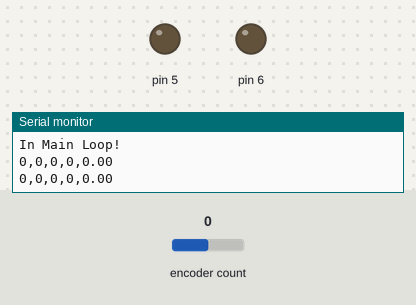
A sketch run on a simulated Arduino Uno, built with avr-gcc and run on an emulated ATmega328P. On the bench: output pins drawn as LEDs (lit = HIGH), the last lines printed to the serial monitor. The test bench sets the inputs (shaded band); at power-on: encoder count 0.

Above: at 1.7 s.
1.8 s: encoder count set to 1
At 2.0 s:
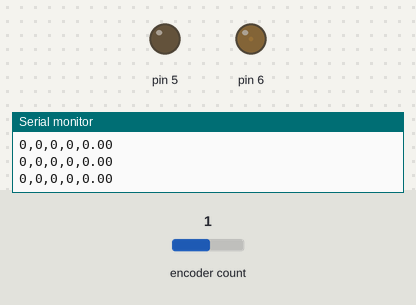
4.8 s: encoder count set to 2
At 7.0 s:
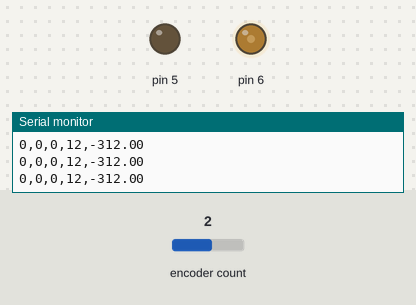
7.8 s: encoder count set to 6
At 11.1 s:
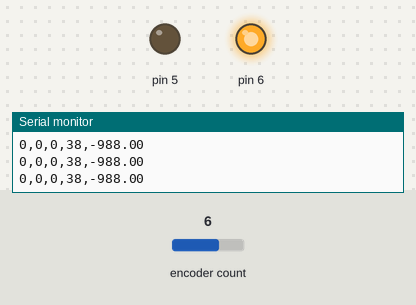
Timing chart, 0 to 12.6 s (numbered marks = the images above; inputs shaded):
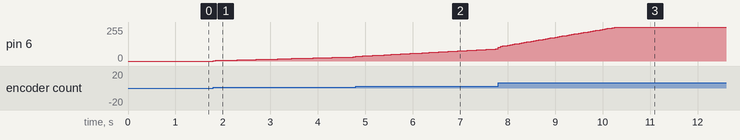

Measured:
- after the input at 1.8 s, pin 6: moves from 0/255 to 31/255 over 3.0 s, starting at once

The sketch:

NANO_REALENCODER_DC.ino
```cpp
/* ========================================
 *
 * DC Motor Encoder
 *
 *
 * This CodeIS PROVIDED "AS IS" AND "WITH ALL FAULTS". EEForEveryone DISCLAIMS ALL OTHER WARRANTIES, EXPRESS OR IMPLIED,
 * INCLUDING BUT NOT LIMITED TO, ANY IMPLIED WARRIENTIS OR MERCHANTABILITY OR FITNESS FOR A PARTICULAR PURPOSE.
 * This code is provided for EDUCATIONAL PURPOSES ONLY.
 * EEforEveryone may make changes to specifications and implementation details at any time, without notice.
 * EEforEveryone does not endorce the software described here as "Safe" or "Suitable" for any particular purpose or application.
 * The design information on any Web Site or Materials is uncontrolled and subject to change without notice.
 * Do not create or finalize a product with this information.
 *
 *
 *
 * ========================================
*/

#include "position_ctrl.h" //include our speed control library


#define ENC_A 2
#define ENC_B 3
#define PPR 48 //Might be 12 or 48?
#define GEAR_RATIO 45 //45 Encoder Revolutions to 1 Output Revolution

#define MOTOR_A 5 //Use 980Hz PWM
#define MOTOR_B 6 //Use 980Hz PWM


position_ctrl MOT(MOTOR_A, MOTOR_B, ENC_B, ENC_A, PPR, GEAR_RATIO);


void setup() {
  // put your setup code here, to run once:
  Serial.begin(115200);

  Serial.println("Boot!\n");
  delay(500);


  //Tune Control Loop:
  //autotune(3.0, 0.25, 4, 7.0, 0.5, 4); //(P_init, P_increment, P_numSteps, I_init, I_increment, I_numSteps)
  //while(1); //WAIT FOREVER

  MOT.SpeedPI(3.25, 8.5); //set PI to best value from autotuning
  MOT.PositionPI(13.0, 0.0); //set PI to best value from autotuning
  MOT.SetMaxAccel(100); //set accel to 100 rot/s^2
  MOT.SetTgtSpeed(3600); //set target speed to 0.5rps (for wave shaping
  MOT.SetMaxSpeed(7200); //set max speed to 2RPS (4s period)


}

void loop() {
  uint32_t oldMillis = millis();
  uint32_t printMillis = millis();
  uint32_t stepMillis = millis;
  #define STEPINTERVAL 15000

  long thisPOS = 0;

  int counter = 0;
  delay(1000);

  Serial.println("In Main Loop!");

  long thisincrement = 2L;

  while(1){

    if(millis() > oldMillis+50){
      MOT.Run(); //run the control loops!
      oldMillis += 50;
    }


    if(millis() > printMillis+250){ //Export Speed every 250ms
      MOT.printReport();
      printMillis += 500;
    }

    if(millis() > stepMillis+STEPINTERVAL){ //Export Speed every 500ms
      thisPOS = thisPOS - 3600L*thisincrement; //add two rotation
      MOT.Go(thisPOS, POS_RAMPTYPE_TRAP); //go to the specified position, in deg/10 - Trapezoidal Ramp  POS_RAMPTYPE_TRAP

      if(thisincrement == 2L){
        thisincrement = -2L;
      }else{
        thisincrement = 2L;
      }

      stepMillis += STEPINTERVAL;
    }


  }

}

void autotune(float P_Start, float P_step, uint8_t P_numSteps, float I_Start, float I_step, uint8_t I_numSteps){

  float P_Stop = P_Start + (P_step * P_numSteps); //stop value for P
  float I_Stop = I_Start + (I_step * I_numSteps); //stop value for I

  float     top5_I[5]   = {0,0,0,0,0};
  float     top5_P[5]   = {0,0,0,0,0};
  uint16_t  top5_ST[5]  = {10000,10000,10000,10000,10000};
  uint16_t  top5_ER[5]  = {10000,10000,10000,10000,10000};
  uint8_t top5_index = 0;

  for(  float PP = P_Start; PP < P_Stop; PP = PP+P_step ){ //Loop around P Values
    for(float II = I_Start; II < I_Stop; II = II+I_step ){ //Loop I Values Inside P Values
      Serial.print("\nTuning Speed CTRL with P=");Serial.print(PP);Serial.print(" and I=");Serial.print(II);Serial.println("... ");
      uint32_t result = MOT.TunePI_speed(PP, II, 50); //Attempt Unit Step Response with Provided I, and P. Returns Quality Factor. (Upper 16 = mag. overshoot; lower 16 = response time)

      uint16_t maxError = (result >> 16); //upper 16 are max error
      uint16_t settlingTime = (result & 0x0000FFFF); //lower 16 are settling time (in CTRL cycles)

       Serial.print("Settling Time: "); Serial.println(settlingTime);
       Serial.print("MaxError: "); Serial.println(maxError);

        bool Saved = false;
       for(int i = 0; (i<5 && Saved == false); i++){ //check top5 previous results.
        if(settlingTime < top5_ST[i]){ //If settling time is less
          top5_ST[i] = settlingTime;
          top5_ER[i] = maxError;
          top5_I[i] = II;
          top5_P[i] = PP;
          Saved = true;
        }
       }

    }
  }

  //TODO: Collect Array of Best Values, report, set operating parameters appropriately.

  Serial.print("\n\nAdjust motor to desired position. you have 10 seconds.");
  delay(10000);

  Serial.print("===================================\n===SPEED TEST REPORT:\n===================================\n");
  for(int i = 0; i<5; i++){
    Serial.print("Top "); Serial.print(i); Serial.print(" Speed Controller Result\n");
    Serial.print("SETTLE: "); Serial.print(top5_ST[i]); Serial.print(" CTRL Cycles\n");
    Serial.print("ERROR : "); Serial.print(top5_ER[i]); Serial.print(" Deg. per Second\n");
    Serial.print("P Term: "); Serial.print(top5_P[i]); Serial.print(" unitless\n");
    Serial.print("I Term: "); Serial.print(top5_I[i]); Serial.print(" unitless\n\n");


    if(top5_P[i] > 0 || top5_I[i] > 0){
      MOT.SpeedPI(top5_P[i], top5_I[i]); //Set Speed Controller to new COMP VALUES
      //TODO: Tune Position Values
      autotune_position(9.0, 1.0, 7,  0.0, 1.0, 5); //Test Position PI Controller
    }

  }

}


void autotune_position(float P_Start, float P_step, uint8_t P_numSteps, float I_Start, float I_step, uint8_t I_numSteps){
  float P_Stop = P_Start + (P_step * P_numSteps); //stop value for P
  float I_Stop = I_Start + (I_step * I_numSteps); //stop value for I

  float     top5_I[5]   = {0,0,0,0,0};
  float     top5_P[5]   = {0,0,0,0,0};
  uint16_t  top5_ST[5]  = {10000,10000,10000,10000,10000};
  uint16_t  top5_ER[5]  = {10000,10000,10000,10000,10000};
  uint8_t top5_index = 0;

  for(  float PP = P_Start; PP < P_Stop; PP = PP+P_step ){ //Loop around P Values
    for(float II = I_Start; II < I_Stop; II = II+I_step ){ //Loop I Values Inside P Values
      Serial.print("Tuning Position CTRL with P=");Serial.print(PP);Serial.print(" and I=");Serial.print(II);Serial.println("... ");
      uint32_t result = MOT.TunePI_position(PP, II, 50); //Attempt Unit Step Response with Provided I, and P. Returns Quality Factor. (Upper 16 = mag. overshoot; lower 16 = response time)

      uint16_t maxError = (result >> 16); //upper 16 are max error
      uint16_t settlingTime = (result & 0x0000FFFF); //lower 16 are settling time (in CTRL cycles)

       /*Serial.print("Settling Time: "); Serial.println(settlingTime);
       Serial.print("MaxError: "); Serial.println(maxError);*/

        bool Saved = false;
       for(int i = 0; (i<5 && Saved == false); i++){ //check top5 previous results.
        if(settlingTime < top5_ST[i]){ //If settling time is less
          top5_ST[i] = settlingTime;
          top5_ER[i] = maxError;
          top5_I[i] = II;
          top5_P[i] = PP;
          Saved = true;
        }
       }

    }
  }

  //TODO: Collect Array of Best Values, report, set operating parameters appropriately.

  Serial.print("\n\nAdjust motor to desired position. you have 10 seconds.");
  delay(10000);

  Serial.print("===================================\n===POSITION TEST REPORT:\n===================================\n");
  for(int i = 0; i<5; i++){
    Serial.print("Top "); Serial.print(i); Serial.print(" Position Controller Result\n");
    Serial.print("SETTLE: "); Serial.print(top5_ST[i]); Serial.print(" CTRL Cycles\n");
    Serial.print("ERROR : "); Serial.print(top5_ER[i]); Serial.print(" Deg. per Second\n");
    Serial.print("P Term: "); Serial.print(top5_P[i]); Serial.print(" unitless\n");
    Serial.print("I Term: "); Serial.print(top5_I[i]); Serial.print(" unitless\n");
  }
}
```

motor.cpp
```cpp
/* ========================================
 *
 *
 * This CodeIS PROVIDED "AS IS" AND "WITH ALL FAULTS". EEForEveryone DISCLAIMS ALL OTHER WARRANTIES, EXPRESS OR IMPLIED,
 * INCLUDING BUT NOT LIMITED TO, ANY IMPLIED WARRIENTIS OR MERCHANTABILITY OR FITNESS FOR A PARTICULAR PURPOSE.
 * This code is provided for EDUCATIONAL PURPOSES ONLY.
 * EEforEveryone may make changes to specifications and implementation details at any time, without notice.
 * EEforEveryone does not endorce the software described here as "Safe" or "Suitable" for any particular purpose or application.
 * The design information on any Web Site or Materials is uncontrolled and subject to change without notice.
 * Do not create or finalize a product with this information.
 *
 *
 *
 * ========================================
*/

//Motor.CPP - Implements methods for Motor Control
#include "motor.h"

motor::motor(int pinA, int pinB, bool ACTIVESTATE){ //constructor, pass in 2 pwm pins, plus
  pin1 = pinA;
  pin2 = pinB;
  onState = ACTIVESTATE;

  digitalWrite(pin1, !onState); //make sure pins are off before driving
  digitalWrite(pin2, !onState);
  pinMode(pin1, OUTPUT);
  pinMode(pin2, OUTPUT);

  lastspeed = 0;
}

void motor::SetSpeed(int NewSpeed){

  if(NewSpeed > 255){
    NewSpeed = 255;
  }else if(NewSpeed < -255){
    NewSpeed = -255;
  }
  lastspeed = NewSpeed;


  uint8_t thisspeed = 0;

  if(NewSpeed<0){
    thisspeed = NewSpeed * -1; //invert negative value
  }else{
    thisspeed = NewSpeed;
  }

  //COMPENSATE FOR NEGATIVE LOGIC
  if(onState == 0){ //Active LOW PWM
    thisspeed = 255-thisspeed; //Invert PWM command appropriately
  }

  if(NewSpeed<0){
    digitalWrite(pin1, !onState);
    analogWrite(pin2, thisspeed);

  }else{
    digitalWrite(pin2, !onState);
    analogWrite(pin1, thisspeed);
  }

}

int motor::GetSpeed()
{
    return lastspeed;
}
```

motor.h
```cpp
/* ========================================
 *
 *
 * This CodeIS PROVIDED "AS IS" AND "WITH ALL FAULTS". EEForEveryone DISCLAIMS ALL OTHER WARRANTIES, EXPRESS OR IMPLIED,
 * INCLUDING BUT NOT LIMITED TO, ANY IMPLIED WARRIENTIS OR MERCHANTABILITY OR FITNESS FOR A PARTICULAR PURPOSE.
 * This code is provided for EDUCATIONAL PURPOSES ONLY.
 * EEforEveryone may make changes to specifications and implementation details at any time, without notice.
 * EEforEveryone does not endorce the software described here as "Safe" or "Suitable" for any particular purpose or application.
 * The design information on any Web Site or Materials is uncontrolled and subject to change without notice.
 * Do not create or finalize a product with this information.
 *
 *
 *
 * ========================================
*/

// Motor.h - Controls a Motor Speed with 2 PWM outputs

#include "Arduino.h"


// ensure this library description is only included once
#ifndef SRC_MOTOR_H
#define SRC_MOTOR_H

class motor
{
public:
    motor(int pinA, int pinB, bool ACTIVESTATE);
    void SetSpeed(int NewSpeed); //Value from -255 to 255
    int GetSpeed(); //returns last speed setting

private:
  int pin1;
  int pin2;
  bool onState;

  int lastspeed;


};
#endif
```

position_ctrl.h
```cpp
/* ========================================
 *
 *
 * This CodeIS PROVIDED "AS IS" AND "WITH ALL FAULTS". EEForEveryone DISCLAIMS ALL OTHER WARRANTIES, EXPRESS OR IMPLIED,
 * INCLUDING BUT NOT LIMITED TO, ANY IMPLIED WARRIENTIS OR MERCHANTABILITY OR FITNESS FOR A PARTICULAR PURPOSE.
 * This code is provided for EDUCATIONAL PURPOSES ONLY.
 * EEforEveryone may make changes to specifications and implementation details at any time, without notice.
 * EEforEveryone does not endorce the software described here as "Safe" or "Suitable" for any particular purpose or application.
 * The design information on any Web Site or Materials is uncontrolled and subject to change without notice.
 * Do not create or finalize a product with this information.
 *
 *
 *
 * ========================================
*/

// position_ctrl.h - Controls a Motor position

#include "Arduino.h"
#include "speed_ctrl.h" //include speed controller


// ensure this library description is only included once
#ifndef SRC_POS_CTRL_H
#define SRC_POS_CTRL_H

class position_ctrl
{
public:
    position_ctrl(int motA, int motB, int encA, int encB, uint8_t PulsePerRotation, uint8_t GearRatio);
    void SetMaxSpeed(uint16_t NewSpeed); //Max Speed, In tenths of Degrees per second.
    void SetMaxAccel(uint16_t newAccel); //Max Acceleration, in tenths of Degrees per second^2
    void SetTgtSpeed(uint16_t NewSpeed); //Target Speed for waveshaping, In tenths of Degrees per second.
    void SpeedPI(float newP, float newI); //set P & I used for speed
    void PositionPI(float newP, float newI); //set P & I used for position

    void SetHome(); //Set Current position to home (0 rotations, relative)

    void Go(long NewPosition, uint8_t ramptype); //go to the specified position
    bool Done(); //Returns 1 when motion is done

    int Run(); //Runs the control loop for position regulation. Returns 1 if OK, -1 if CTRL Time is not happy
    void resetCompensator();

    void printReport(); //prints control stuff

    uint32_t TunePI_speed(float pterm, float iterm, uint32_t periodMS); //Attempt Unit Step Response with Provided I, and P. Returns Quality Factor. (Upper 16 = mag. overshoot; lower 16 = response time)
    uint32_t TunePI_position(float pterm, float iterm, uint32_t periodMS); //Attempt Unit Step Response with Provided I, and P. Returns Quality Factor. (Upper 16 = mag. overshoot; lower 16 = response time)

private:
  speed_ctrl mySpeedCtrl;


  uint16_t maxSpeed;
  uint16_t maxAccel;
  long TARGET_position;

  bool moving;

  uint32_t last_CTRL_millis;


    //==== Control Loop Parameters ====
  float _POS_SCALLER;
  float K_P;
  float K_I;
  float last_error;
  float last_Iterm;
  float last_control;


  //==== Wave Shaping Parameters ====
  #define POS_RAMPTYPE_NONE 0 //set to 0
  #define POS_RAMPTYPE_TRAP 1 //set to 1
  #define POS_RAMPTYPE_S 2 //set to 2

  uint8_t POS_ThisMoveType;

  long trap_vTarget; //target speed

  long trap_sign; //holds + or - for the speed
  long trap_decel_thresh; //When this position is reached, start decel!
  long trap_move_length;
  long trap_start_position;
  long trap_finalPosition; //holds final value of trapezoidal ramp
  float trap_distance_increment_last; //value to add to distance every second - NEED TO SCALE BY CONTROL TIME!
  long trap_vmin; //when this speed is reached, Switch to PI!
  long trap_vmax;
  long trap_accel;
  uint8_t trap_state; //start at state 0, accel


};
#endif
```

speed_ctrl.h
```cpp
/* ========================================
 *
 *
 * This CodeIS PROVIDED "AS IS" AND "WITH ALL FAULTS". EEForEveryone DISCLAIMS ALL OTHER WARRANTIES, EXPRESS OR IMPLIED,
 * INCLUDING BUT NOT LIMITED TO, ANY IMPLIED WARRIENTIS OR MERCHANTABILITY OR FITNESS FOR A PARTICULAR PURPOSE.
 * This code is provided for EDUCATIONAL PURPOSES ONLY.
 * EEforEveryone may make changes to specifications and implementation details at any time, without notice.
 * EEforEveryone does not endorce the software described here as "Safe" or "Suitable" for any particular purpose or application.
 * The design information on any Web Site or Materials is uncontrolled and subject to change without notice.
 * Do not create or finalize a product with this information.
 *
 *
 *
 * ========================================
*/

// speed_ctrl.h - Controls a Motor Speed with encoder

#include "Arduino.h"
#include <Encoder.h>
#include "motor.h" //include motor


// ensure this library description is only included once
#ifndef SRC_SPEED_CTRL_H
#define SRC_SPEED_CTRL_H
//#define ENCODER_USE_INTERRUPTS 1 //may not be needed


#define RAW_ENC_OVERFLOW 20000

class speed_ctrl
{
public:
    speed_ctrl(int pinA, int pinB, uint8_t PulsePerRotation, uint8_t GearRatio, int MotA, int MotB);
    void SetSpeed(long NewSpeed); //Target Speed, In tenths of Degrees per second.
    void SetPI(float newP, float newI); //set P & I

    long GetSpeed(); //returns last measured speed, in 10ths of degrees per second.
    long GetPos(); //returns last position, in 10ths of degrees.
    void ResetPos(); //Sets Position to 0


    int Run(); //Runs the control loop for speed regulation. Returns 1 if OK, -1 if CTRL Time is not happy
    void resetCompensator();
    uint32_t TunePI(float pterm, float iterm, uint32_t periodMS); //Attempt Unit Step Response with Provided I, and P. Returns Quality Factor. (Upper 16 = mag. overshoot; lower 16 = response time)

private:
  uint32_t MeasureSpeed();

  int pin1;
  int pin2;

  long this_speed;

  float ENC_compensation_factor;
  long old_rawposition;

  long ENC_position;


  uint32_t last_SPEED_millis;
  uint32_t last_CTRL_millis;

  void runPI();


  //==== Control Loop Parameters ====
  long TARGET_SPEED;
  long _MAX_SPEED;
  float K_P;
  float K_I;
  float last_error;
  float last_Iterm;
  float last_control;


  Encoder myEnc;
  motor mymotor;

};
#endif
```

Source omitted: position_ctrl.cpp (14315 bytes), speed_ctrl.cpp (8378 bytes)
